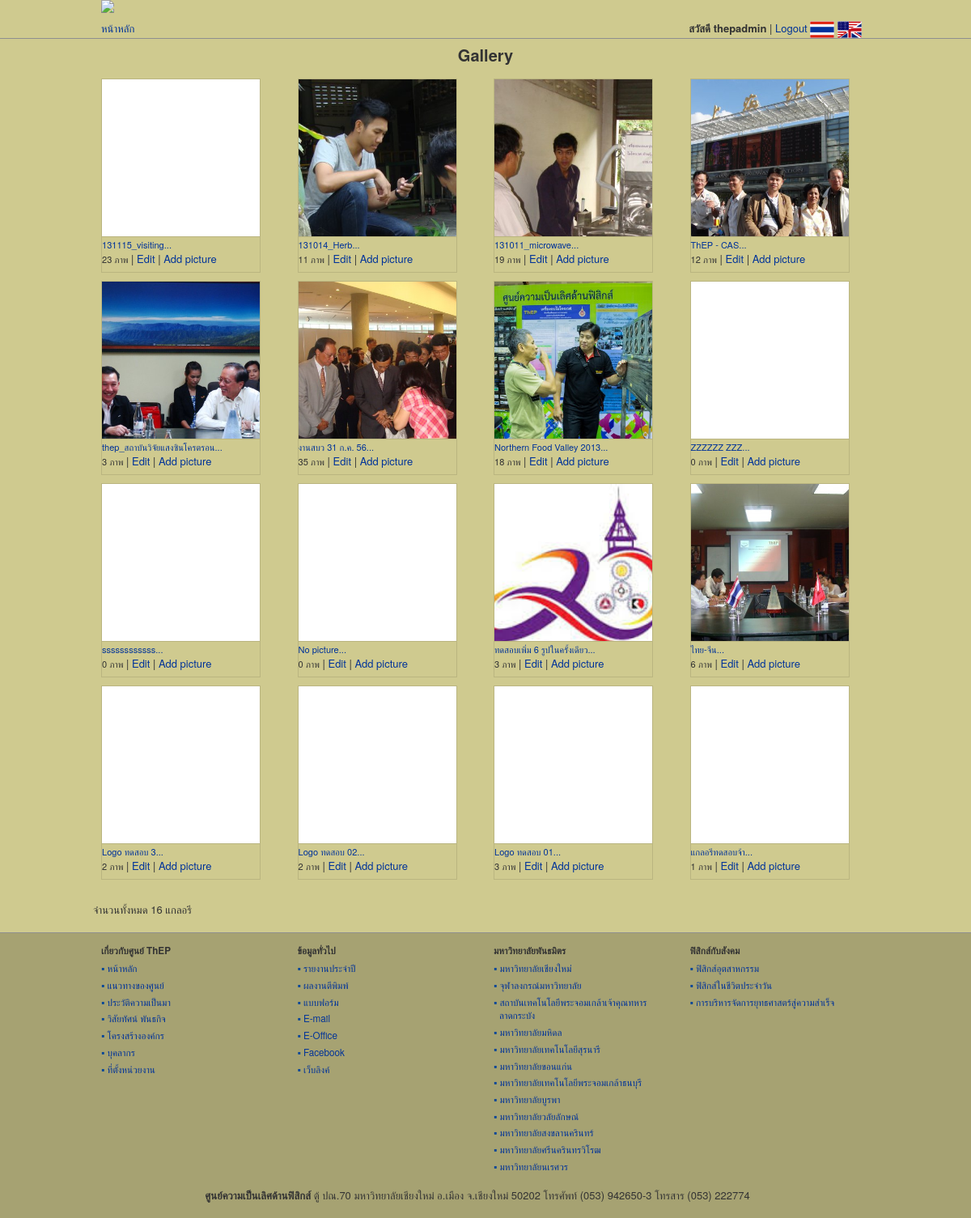
/views/gallery.php (signed in), run on the app's committed database.
### tables this page shows
CREATE TABLE `tb_gallery` (
  `id` int(11) NOT NULL auto_increment,
  `title` varchar(255) NOT NULL,
  `detail` text NOT NULL,
  `modified` varchar(255) NOT NULL,
  PRIMARY KEY  (`id`)
);

### src/views/gallery.php (the view, shortened to what this page needs)
<?php
require_once '../system/system.php';
?>
<link rel="stylesheet" href="<?php plugins('lightbox2.6/lightbox/css/lightbox.css'); ?>">
</head>
<body>
    <div class="container">
        <?php
        if (isset($_GET['gal_id'])) {
            $gal_id = $_GET['gal_id'];
            $sql = "SELECT * FROM tb_gallery WHERE id = $gal_id;";
            $result = mysql_query($sql);
            $g = mysql_fetch_array($result);
            $sql_p = "SELECT * FROM tb_picture WHERE gallery_id = {$g['id']};";
            $re_p = mysql_query($sql_p);
            $pic_no = mysql_num_rows($re_p);
            ?>
            <div class="row">
                <h2 class="text-center"><?php echo $g['title'] ?></h2>
                <?php
                while ($p = mysql_fetch_array($re_p)) {
                    echo '
                <div class="col-xs-6 col-sm-4 col-md-3">
                    <div style="width: 197px; height: 236px; border:1px solid rgba(0, 0, 0, .1);">
                        <div style="width: 195px; height: 195px; overflow: hidden; border-bottom: 1px solid rgba(0, 0, 0, .1);">
                            <a class="pic-link" href="../../upload02/img/picture/' . $p['name'] . '" data-lightbox="gal-' . $p['gallery_id'] . '" title="' . $p['caption'] . '">
                                <img class="example-image" src="../images/pixel-vfl3z5WfW.gif" alt="image ' . $i . ' 0f ' . $no_p . ' thumb"
                            style="vertical-align: middle;
                            background: no-repeat white url(../../upload02/img/picture/' . $p['name'] . ') -50px 0;
                            background-size: 300px auto;
                            width: 195px;
                            height: 195px;">
                            </a>
                        </div>
                        <p>' . $p['caption'] . '<br>
                            <a href="edit-picture.php?edit_id=' . $p['id'] . '">Edit Picture</a>
                        </p>
                    </div>
                </div>
                        ';
                }
                ?>
            </div>
            <p>&nbsp;</p>
            <div class="row">
                <div class="col-md-12">
                    จำนวนทั้งหมด <?php echo $pic_no; ?> ภาพ |
                    <a href="gallery.php">กลับหน้าแกลอรี</a> |
                    <a href="edit-gallery.php?edit_id=<?php echo $gal_id; ?>">Edit</a> |
                    <a href="add-picture.php?gallery_id=<?php echo $gal_id; ?>">Add picture</a>
                </div>
            </div>
            <?php
        } else {
            ?>
            <?php
            $sql = "SELECT * FROM tb_gallery ORDER BY id DESC;";
            $result = mysql_query($sql);
            $gal_no = mysql_num_rows($result);
            ?>
            <div class="row">
                <h2 class="text-center">Gallery</h2>
                <?php
                while ($gal = mysql_fetch_array($result)) {
                    $sql_p = "SELECT * FROM tb_picture WHERE gallery_id = {$gal['id']} ORDER BY id;";
                    $re_p = mysql_query($sql_p);
                    $pic_no = mysql_num_rows($re_p);
                    $pic = mysql_fetch_array($re_p);
                    echo '
                <div class="col-xs-6 col-sm-4 col-md-3">
                    <div style="width: 197px; height: 240px; border:1px solid rgba(0, 0, 0, .1);">
                        <div style="width: 195px; height: 195px; overflow: hidden; border-bottom: 1px solid rgba(0, 0, 0, .1);">
                            <a title="' . $gal['title'] . '" href="gallery.php?gal_id=' . $gal['id'] . '">
                                <img class="example-image" src="../images/pixel-vfl3z5WfW.gif"
                            style="vertical-align: middle;
                            background: no-repeat white url(../../upload02/img/picture/' . $pic['name'] . ') -50px 0;
                            background-size: 300px auto;
                            width: 195px;
                            height: 195px;">
                            </a>
                        </div>
                        <div style="max-width: 195px;">
                            <p>
                                <a href="gallery.php?gal_id=' . $gal['id'] . '"><small>' . $gal['title'] . '...</small></a><br>
                                <small>' . $pic_no . ' ภาพ</small> |
                                <a href="edit-gallery.php?edit_id=' . $gal['id'] . '">Edit</a> |
                                <a href="add-picture.php?gallery_id=' . $gal['id'] . '">Add picture</a>
                            </p>
                        </div>
                    </div>
                </div>
                        ';
                }
                ?>
                <div class="col-md-3"></div>
            </div>
            <p>&nbsp;</p>
            <?php
            echo '
            <div class="row">
                จำนวนทั้งหมด ' . $gal_no . ' แกลอรี
            </div>
                ';
        }
        ?>
    </div>
</body>
</html>

### src/themes/assets/css/docs.css (style rules this page uses)
body { position: relative; padding-top: 50px; }

### src/style/main.css (style rules this page uses)
body { margin: 0; padding: 0; width: 100%; background-color: #CFCA8F; font-size: 13px; color: #333; }
h1, h2, h3, h4, h5, h6, .h1, .h2, .h3, .h4, .h5, .h6 { font-weight: bold; }
h2, .h2 { font-size: 20px; }
a { text-decoration: none; color: #039; }
h1, h2, h3 { margin-top: 10px; margin-bottom: 8px; }
p { margin: 0 }
.col-xs-1, .col-xs-2, .col-xs-3, .col-xs-4, .col-xs-5, .col-xs-6, .col-xs-7, .col-xs-8, .col-xs-9, .col-xs-10, .col-xs-11, .col-xs-12, .col-sm-1, .col-sm-2, .col-sm-3, .col-sm-4, .col-sm-5, .col-sm-6, .col-sm-7, .col-sm-8, .col-sm-9, .col-sm-10, .col-sm-11, .col-sm-12, .col-md-1, .col-md-2, .col-md-3, .col-md-4, .col-md-5, .col-md-6, .col-md-7, .col-md-8, .col-md-9, .col-md-10, .col-md-11, .col-md-12, .col-lg-1, .col-lg-2, .col-lg-3, .col-lg-4, .col-lg-5, .col-lg-6, .col-lg-7, .col-lg-8, .col-lg-9, .col-lg-10, .col-lg-11, .col-lg-12 { padding-top: 10px; padding-right: 10px; padding-left: 10px; }
@media (min-width: 1200px) { .container { max-width: 100%; } }
@media (min-width: 1200px) { .container > .row, footer > .row { width: 970px; margin: auto; } }

### data on the page
tb_gallery: title "131115_visiting", pic_no "23"
tb_gallery: title "131014_Herb", pic_no "11"
tb_gallery: title "131011_microwave", pic_no "19"
tb_gallery: title "ThEP - CAS", pic_no "12"
tb_gallery: title "thep_สถาบันวิจัยแสงซินโครตรอน", pic_no "3"
tb_gallery: title "งานสบว 31 ก.ค. 56", pic_no "35"
tb_gallery: title "Northern Food Valley 2013", pic_no "18"
tb_gallery: title "ZZZZZZ ZZZ", pic_no "0"
tb_gallery: title "ssssssssssss", pic_no "0"
tb_gallery: title "No picture", pic_no "0"
tb_gallery: title "ทดสอบเพิ่ม 6 รูปในครั้งเดียว", pic_no "3"
tb_gallery: title "ไทย-จีน", pic_no "6"
tb_gallery: title "Logo ทดสอบ 3", pic_no "2"
tb_gallery: title "Logo ทดสอบ 02", pic_no "2"
tb_gallery: title "Logo ทดสอบ 01", pic_no "3"
tb_gallery: title "แกลอรีทดสอบจ้า", pic_no "1"

### other printed values
$output "สวัสดี thepadmin | Logout"
$gal_no "16"
